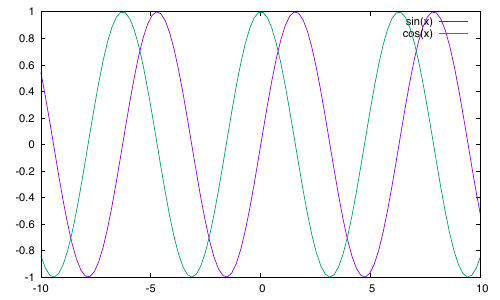

gnuplot code for this plot:
# multiple_plot.plt
set terminal pdf
set output 'plot.pdf'
plot sin(x),cos(x)
